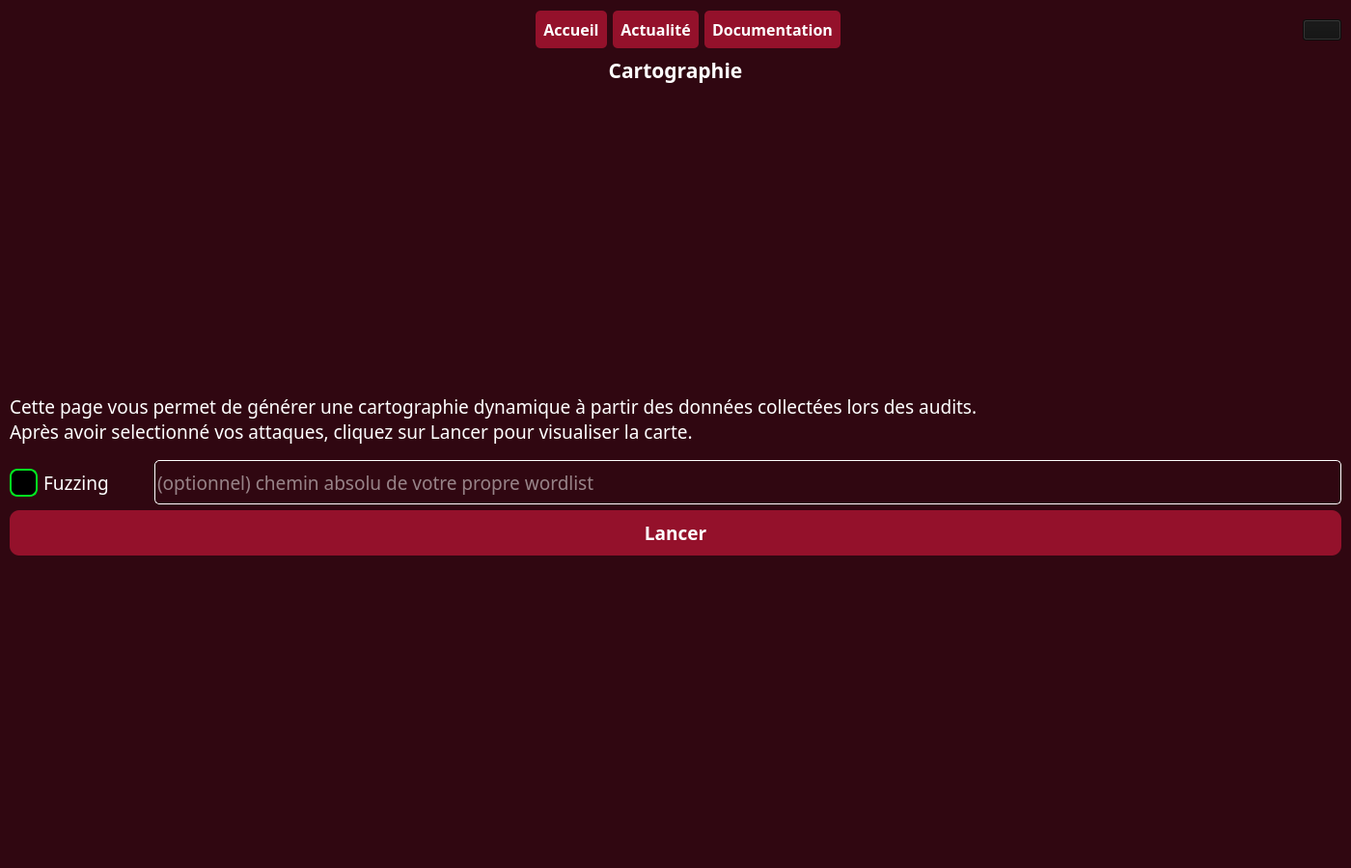
<?xml version="1.0" encoding="UTF-8"?>
<ui version="4.0">
 <class>Cartographie</class>
 <widget class="QWidget" name="Cartographie">
  <property name="geometry">
   <rect>
    <x>0</x>
    <y>0</y>
    <width>1400</width>
    <height>900</height>
   </rect>
  </property>
  <property name="sizePolicy">
   <sizepolicy hsizetype="Expanding" vsizetype="Expanding">
    <horstretch>0</horstretch>
    <verstretch>0</verstretch>
   </sizepolicy>
  </property>
  <property name="minimumSize">
   <size>
    <width>1400</width>
    <height>900</height>
   </size>
  </property>
  <property name="windowTitle">
   <string>Cartographie</string>
  </property>
  <property name="styleSheet">
   <string notr="true">background-color: #300711;
color: white;
</string>
  </property>
  <layout class="QGridLayout" name="gridLayout_4">
   <property name="leftMargin">
    <number>10</number>
   </property>
   <property name="topMargin">
    <number>10</number>
   </property>
   <property name="rightMargin">
    <number>10</number>
   </property>
   <property name="bottomMargin">
    <number>10</number>
   </property>
   <item row="1" column="0">
    <layout class="QGridLayout" name="gridLayout">
     <item row="10" column="1">
      <widget class="QPushButton" name="pushButtonLancerCartographie">
       <property name="font">
        <font>
         <family>JetBrainsMono Nerd Font</family>
         <pointsize>14</pointsize>
         <bold>true</bold>
        </font>
       </property>
       <property name="styleSheet">
        <string notr="true">QPushButton {
    background-color: #94112b; 
    color: white;
    font-weight: bold;
    border-radius: 10px;
    padding: 10px;
}
QPushButton:hover {
    background-color: #76061c;
}</string>
       </property>
       <property name="text">
        <string>Lancer</string>
       </property>
      </widget>
     </item>
     <item row="4" column="1">
      <widget class="QLabel" name="labelNomCartographie">
       <property name="font">
        <font>
         <family>JetBrainsMono Nerd Font</family>
         <pointsize>16</pointsize>
         <bold>true</bold>
        </font>
       </property>
       <property name="text">
        <string>Cartographie</string>
       </property>
       <property name="alignment">
        <set>Qt::AlignmentFlag::AlignCenter</set>
       </property>
      </widget>
     </item>
     <item row="5" column="1">
      <spacer name="verticalSpacer_3">
       <property name="orientation">
        <enum>Qt::Orientation::Vertical</enum>
       </property>
       <property name="sizeHint" stdset="0">
        <size>
         <width>20</width>
         <height>40</height>
        </size>
       </property>
      </spacer>
     </item>
     <item row="6" column="1">
      <widget class="QLabel" name="label">
       <property name="font">
        <font>
         <family>JetBrainsMono Nerd Font</family>
         <pointsize>14</pointsize>
        </font>
       </property>
       <property name="text">
        <string>Cette page vous permet de générer une cartographie dynamique à partir des données collectées lors des audits.
Après avoir selectionné vos attaques, cliquez sur Lancer pour visualiser la carte.</string>
       </property>
      </widget>
     </item>
     <item row="9" column="1">
      <layout class="QHBoxLayout" name="horizontalLayout">
       <property name="topMargin">
        <number>0</number>
       </property>
       <property name="bottomMargin">
        <number>0</number>
       </property>
       <item>
        <widget class="QCheckBox" name="checkBoxFuzzingCartographie">
         <property name="sizePolicy">
          <sizepolicy hsizetype="Fixed" vsizetype="Minimum">
           <horstretch>0</horstretch>
           <verstretch>0</verstretch>
          </sizepolicy>
         </property>
         <property name="minimumSize">
          <size>
           <width>0</width>
           <height>30</height>
          </size>
         </property>
         <property name="font">
          <font>
           <family>JetBrainsMono Nerd Font</family>
           <pointsize>14</pointsize>
          </font>
         </property>
         <property name="styleSheet">
          <string notr="true">QCheckBox {
    color: white;
}

QCheckBox::indicator {
    width: 25px;
    height: 25px;
    border-radius: 8px;
    border: 2px solid #00E920; 
    background: black;
}

QCheckBox::indicator:checked {
    background: #00E920; 
}</string>
         </property>
         <property name="text">
          <string>Fuzzing</string>
         </property>
         <property name="checked">
          <bool>false</bool>
         </property>
         <property name="autoRepeat">
          <bool>false</bool>
         </property>
        </widget>
       </item>
       <item>
        <spacer name="horizontalSpacer_3">
         <property name="orientation">
          <enum>Qt::Orientation::Horizontal</enum>
         </property>
         <property name="sizeType">
          <enum>QSizePolicy::Policy::Minimum</enum>
         </property>
         <property name="sizeHint" stdset="0">
          <size>
           <width>40</width>
           <height>20</height>
          </size>
         </property>
        </spacer>
       </item>
       <item>
        <widget class="QLineEdit" name="lineEditWordlistPathCartographie">
         <property name="enabled">
          <bool>false</bool>
         </property>
         <property name="minimumSize">
          <size>
           <width>0</width>
           <height>46</height>
          </size>
         </property>
         <property name="font">
          <font>
           <family>JetBrainsMono Nerd Font</family>
           <pointsize>14</pointsize>
          </font>
         </property>
         <property name="styleSheet">
          <string notr="true">QLineEdit {
	border: 1px solid #ffffff;
    border-radius: 5px;
}</string>
         </property>
         <property name="placeholderText">
          <string>(optionnel) chemin absolu de votre propre wordlist</string>
         </property>
        </widget>
       </item>
      </layout>
     </item>
     <item row="7" column="1">
      <spacer name="verticalSpacer_2">
       <property name="orientation">
        <enum>Qt::Orientation::Vertical</enum>
       </property>
       <property name="sizeType">
        <enum>QSizePolicy::Policy::Minimum</enum>
       </property>
       <property name="sizeHint" stdset="0">
        <size>
         <width>10</width>
         <height>10</height>
        </size>
       </property>
      </spacer>
     </item>
     <item row="11" column="1">
      <spacer name="verticalSpacer">
       <property name="orientation">
        <enum>Qt::Orientation::Vertical</enum>
       </property>
       <property name="sizeHint" stdset="0">
        <size>
         <width>20</width>
         <height>40</height>
        </size>
       </property>
      </spacer>
     </item>
    </layout>
   </item>
   <item row="0" column="0">
    <layout class="QGridLayout" name="gridLayoutMenuCartographie">
     <item row="0" column="7">
      <widget class="QPushButton" name="pushButtonDeconnexionCartographie">
       <property name="styleSheet">
        <string notr="true">background-color: #121212;
color: white;
</string>
       </property>
       <property name="text">
        <string/>
       </property>
       <property name="icon">
        <iconset>
         <normaloff>../resources/images/deconnexion.png</normaloff>../resources/images/deconnexion.png</iconset>
       </property>
       <property name="iconSize">
        <size>
         <width>32</width>
         <height>32</height>
        </size>
       </property>
      </widget>
     </item>
     <item row="0" column="4">
      <widget class="QPushButton" name="pushButtonDocumentationCartographie">
       <property name="font">
        <font>
         <family>JetBrainsMonoNL Nerd Font</family>
         <pointsize>12</pointsize>
         <bold>true</bold>
        </font>
       </property>
       <property name="styleSheet">
        <string notr="true">QPushButton {
    background-color: #94112b; 
    color: white;
    font-weight: bold;
    border-radius: 5px;
    padding: 8px;
}
QPushButton:hover {
    background-color: #76061c;
}</string>
       </property>
       <property name="text">
        <string>Documentation</string>
       </property>
      </widget>
     </item>
     <item row="0" column="6">
      <spacer name="horizontalSpacer_2">
       <property name="orientation">
        <enum>Qt::Orientation::Horizontal</enum>
       </property>
       <property name="sizeHint" stdset="0">
        <size>
         <width>40</width>
         <height>20</height>
        </size>
       </property>
      </spacer>
     </item>
     <item row="0" column="3">
      <widget class="QPushButton" name="pushButtonActualiteCartographie">
       <property name="font">
        <font>
         <family>JetBrainsMono Nerd Font</family>
         <pointsize>12</pointsize>
         <bold>true</bold>
        </font>
       </property>
       <property name="styleSheet">
        <string notr="true">QPushButton {
    background-color: #94112b; 
    color: white;
    font-weight: bold;
    border-radius: 5px;
    padding: 8px;
}
QPushButton:hover {
    background-color: #76061c;
}</string>
       </property>
       <property name="text">
        <string>Actualité</string>
       </property>
      </widget>
     </item>
     <item row="0" column="1">
      <spacer name="horizontalSpacer">
       <property name="orientation">
        <enum>Qt::Orientation::Horizontal</enum>
       </property>
       <property name="sizeHint" stdset="0">
        <size>
         <width>40</width>
         <height>20</height>
        </size>
       </property>
      </spacer>
     </item>
     <item row="0" column="0">
      <widget class="QLabel" name="labelLogo">
       <property name="minimumSize">
        <size>
         <width>65</width>
         <height>42</height>
        </size>
       </property>
       <property name="maximumSize">
        <size>
         <width>65</width>
         <height>42</height>
        </size>
       </property>
       <property name="text">
        <string/>
       </property>
       <property name="pixmap">
        <pixmap>../resources/images/logo.png</pixmap>
       </property>
       <property name="scaledContents">
        <bool>true</bool>
       </property>
      </widget>
     </item>
     <item row="0" column="2">
      <widget class="QPushButton" name="pushButtonAccueilCartographie">
       <property name="font">
        <font>
         <family>JetBrainsMono Nerd Font</family>
         <pointsize>12</pointsize>
         <bold>true</bold>
        </font>
       </property>
       <property name="styleSheet">
        <string notr="true">QPushButton {
    background-color: #94112b; 
    color: white;
    font-weight: bold;
    border-radius: 5px;
    padding: 8px;
}
QPushButton:hover {
    background-color: #76061c;
}</string>
       </property>
       <property name="text">
        <string>Accueil</string>
       </property>
      </widget>
     </item>
    </layout>
   </item>
  </layout>
 </widget>
 <resources/>
 <connections/>
</ui>
